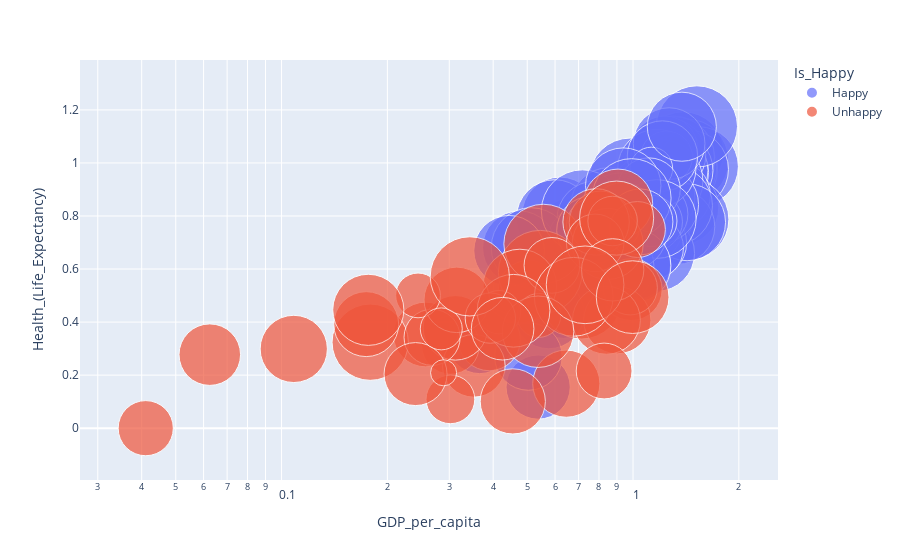

Write notebook code for a chart like this one.
### Markdown cell above
**Health and Gdp per capita in 2020**

### Code cell
year20=hp[hp['Year']==2020]

fig = px.scatter(year20, x="GDP_per_capita", y="Health_(Life_Expectancy)",
	         size="Freedom",color="Is_Happy",height=800,
                 hover_name='Country', log_x=True, size_max=60)
fig.show()

### Figure 1 — Plotly figure (JSON) as saved in the notebook; plotly's stock layout.template omitted (floating-point values rounded to 4 significant figures)
{"data": [{"hovertemplate": "<b>%{hovertext}</b><br><br>Is_Happy=Happy<br>GDP_per_capita=%{x}<br>Health_(Life_Expectancy)=%{y}<br>Freedom=%{marker.size}<extra></extra>", "hovertext": ["Finland", "Denmark", "Switzerland", "Iceland", "Norway", "Netherlands", "Sweden", "New Zealand", "Austria", "Luxembourg", "Canada", "Australia", "United Kingdom", "Israel", "Costa Rica", "Ireland", "Germany", "United States", "Czech Republic", "Belgium", "United Arab Emirates", "Malta", "France", "Mexico", "Taiwan Province of China", "Uruguay", "Saudi Arabia", "Spain", "Guatemala", "Italy", "Singapore", "Brazil", "Slovenia", "El Salvador", "Kosovo", "Panama", "Slovakia", "Uzbekistan", "Chile", "Bahrain", "Lithuania", "Trinidad and Tobago", "Poland", "Colombia", "Cyprus", "Nicaragua", "Romania", "Kuwait", "Mauritius", "Kazakhstan", "Estonia", "Philippines", "Hungary", "Thailand", "Argentina", "Honduras", "Latvia", "Ecuador", "Portugal", "Jamaica", "South Korea", "Japan", "Peru", "Serbia", "Bolivia", "Pakistan", "Paraguay", "Dominican Republic", "Bosnia and Herzegovina", "Moldova", "Tajikistan", "Montenegro", "Russia", "Kyrgyzstan", "Belarus", "North Cyprus", "Greece", "Hong Kong S.A.R. of China", "Croatia", "Libya", "Mongolia", "Malaysia", "Vietnam", "Indonesia", "Ivory Coast", "Benin", "Maldives", "Congo (Brazzaville)", "Azerbaijan", "Macedonia", "Ghana", "Nepal", "Turkey", "China", "Turkmenistan", "Bulgaria", "Morocco", "Cameroon", "Venezuela", "Algeria"], "legendgroup": "Happy", "marker": {"color": "#636efa", "size": [0.6623, 0.665, 0.629, 0.662, 0.6702, 0.6136, 0.6503, 0.6468, 0.6034, 0.6101, 0.644, 0.6219, 0.5252, 0.4207, 0.645, 0.5878, 0.5643, 0.5346, 0.5057, 0.4998, 0.6529, 0.6332, 0.5141, 0.5539, 0.4494, 0.5943, 0.5485, 0.426, 0.6131, 0.3213, 0.6353, 0.4833, 0.6467, 0.524, 0.5573, 0.5798, 0.4235, 0.6933, 0.4175, 0.6104, 0.4205, 0.5529, 0.5579, 0.5269, 0.4594, 0.5601, 0.5349, 0.5703, 0.5908, 0.4974, 0.5767, 0.6219, 0.3864, 0.6094, 0.5208, 0.5681, 0.3292, 0.5552, 0.5899, 0.5531, 0.2594, 0.4955, 0.5132, 0.3954, 0.5745, 0.4054, 0.5865, 0.5629, 0.3054, 0.3896, 0.5211, 0.3032, 0.3995, 0.6146, 0.2908, 0.4779, 0.1735, 0.4594, 0.3815, 0.4514, 0.3557, 0.5969, 0.6508, 0.5682, 0.3971, 0.4058, 0.5482, 0.3865, 0.4677, 0.4102, 0.4773, 0.4806, 0.2544, 0.6016, 0.5152, 0.4178, 0.4501, 0.4392, 0.2717, 0.08394], "sizemode": "area", "sizeref": 0.0001926, "symbol": "circle"}, "mode": "markers", "name": "Happy", "orientation": "v", "showlegend": true, "type": "scatter", "x": [1.285, 1.327, 1.391, 1.327, 1.424, 1.339, 1.322, 1.242, 1.317, 1.537, 1.302, 1.31, 1.273, 1.216, 0.9811, 1.447, 1.314, 1.374, 1.212, 1.296, 1.431, 1.253, 1.268, 1.024, 1.327, 1.071, 1.334, 1.231, 0.7538, 1.236, 1.52, 0.9527, 1.209, 0.7489, 0.8405, 1.098, 1.195, 0.6967, 1.097, 1.297, 1.194, 1.168, 1.169, 0.9322, 1.213, 0.62, 1.12, 1.425, 1.074, 1.123, 1.192, 0.7751, 1.164, 1.007, 1.028, 0.5988, 1.141, 0.8534, 1.169, 0.7791, 1.245, 1.267, 0.9185, 0.9882, 0.731, 0.6168, 0.898, 0.9832, 0.9184, 0.7079, 0.4749, 1.01, 1.127, 0.5132, 1.019, 1.213, 1.128, 1.377, 1.109, 1.022, 0.9049, 1.168, 0.7181, 0.8917, 0.5371, 0.3662, 0.9379, 0.6336, 0.9903, 0.9354, 0.5759, 0.4441, 1.127, 0.9905, 1.009, 1.047, 0.7586, 0.504, 0.7702, 0.9439], "xaxis": "x", "y": [0.9613, 0.9793, 1.041, 1.001, 1.008, 0.9757, 0.9865, 1.008, 1.001, 0.9864, 1.023, 1.023, 0.9757, 1.008, 0.9396, 0.9757, 0.9721, 0.8316, 0.8946, 0.9649, 0.7878, 0.972, 1.03, 0.8316, 0.8784, 0.8569, 0.7598, 1.051, 0.706, 1.023, 1.138, 0.7661, 0.9325, 0.7527, 0.6727, 0.8785, 0.8535, 0.7167, 0.8893, 0.8388, 0.7954, 0.6588, 0.868, 0.81, 1.026, 0.8031, 0.7923, 0.7765, 0.7634, 0.6988, 0.8426, 0.6022, 0.8068, 0.7939, 0.8498, 0.792, 0.7779, 0.8388, 0.9793, 0.7884, 1.023, 1.073, 0.8244, 0.8284, 0.6624, 0.4699, 0.7359, 0.7419, 0.8139, 0.7133, 0.6806, 0.839, 0.6804, 0.6806, 0.7526, 1.026, 0.9794, 1.137, 0.9006, 0.6156, 0.6158, 0.7885, 0.8191, 0.6104, 0.1549, 0.3281, 0.9144, 0.4581, 0.7311, 0.803, 0.4322, 0.6689, 0.7813, 0.8672, 0.6124, 0.7778, 0.7451, 0.2702, 0.767, 0.7454], "yaxis": "y"}, {"hovertemplate": "<b>%{hovertext}</b><br><br>Is_Happy=Unhappy<br>GDP_per_capita=%{x}<br>Health_(Life_Expectancy)=%{y}<br>Freedom=%{marker.size}<extra></extra>", "hovertext": ["Senegal", "Guinea", "Niger", "Laos", "Albania", "Cambodia", "Bangladesh", "Gabon", "South Africa", "Iraq", "Lebanon", "Burkina Faso", "Gambia", "Mali", "Nigeria", "Armenia", "Georgia", "Iran", "Jordan", "Mozambique", "Kenya", "Namibia", "Ukraine", "Liberia", "Palestinian Territories", "Uganda", "Chad", "Tunisia", "Mauritania", "Sri Lanka", "Congo (Kinshasa)", "Swaziland", "Myanmar", "Comoros", "Togo", "Ethiopia", "Madagascar", "Egypt", "Sierra Leone", "Burundi", "Zambia", "Haiti", "Lesotho", "India", "Malawi", "Yemen", "Botswana", "Tanzania", "Central African Republic", "Rwanda", "Zimbabwe", "South Sudan", "Afghanistan"], "legendgroup": "Unhappy", "marker": {"color": "#EF553B", "size": [0.3524, 0.3719, 0.4353, 0.612, 0.4619, 0.6749, 0.6041, 0.3695, 0.4348, 0.2836, 0.1855, 0.3224, 0.4034, 0.3775, 0.4351, 0.3781, 0.4855, 0.3012, 0.4249, 0.5608, 0.5192, 0.4446, 0.3194, 0.4059, 0.2987, 0.4017, 0.2286, 0.2359, 0.1857, 0.5286, 0.3646, 0.2999, 0.5975, 0.181, 0.3035, 0.4126, 0.193, 0.3737, 0.382, 0.2754, 0.4913, 0.1693, 0.4094, 0.5811, 0.4874, 0.2437, 0.5091, 0.5093, 0.2928, 0.6041, 0.3774, 0.06561, 0], "sizemode": "area", "sizeref": 0.0001926, "symbol": "circle"}, "mode": "markers", "name": "Unhappy", "orientation": "v", "showlegend": true, "type": "scatter", "x": [0.5041, 0.39, 0.1083, 0.7147, 0.9067, 0.5446, 0.5562, 0.988, 0.9021, 0.982, 0.8892, 0.3025, 0.257, 0.3525, 0.6459, 0.8083, 0.8472, 1.029, 0.7852, 0.1787, 0.4764, 0.8401, 0.7804, 0.1741, 0.5878, 0.3123, 0.3023, 0.8747, 0.5397, 0.898, 0.06249, 0.8275, 0.6781, 0.4156, 0.2681, 0.3151, 0.2446, 0.8752, 0.2406, 0, 0.5368, 0.2847, 0.4549, 0.7306, 0.1765, 0.3927, 0.9975, 0.4572, 0.04107, 0.3432, 0.4256, 0.2891, 0.3007], "xaxis": "x", "y": [0.5184, 0.3337, 0.2988, 0.4864, 0.8463, 0.5879, 0.6949, 0.5226, 0.407, 0.5294, 0.7887, 0.3128, 0.3532, 0.235, 0.1678, 0.7759, 0.6947, 0.7491, 0.7776, 0.3242, 0.5363, 0.4069, 0.6987, 0.3923, 0.6138, 0.3783, 0.1087, 0.7812, 0.4252, 0.792, 0.2772, 0.2156, 0.4954, 0.4374, 0.3427, 0.4838, 0.5006, 0.5969, 0.204, 0.2952, 0.3636, 0.3744, 0.1009, 0.5406, 0.4462, 0.415, 0.4941, 0.4427, 0, 0.5724, 0.375, 0.2088, 0.2661], "yaxis": "y"}], "layout": {"autosize": true, "legend": {"itemsizing": "constant", "title": {"text": "Is_Happy"}, "tracegroupgap": 0}, "margin": {"t": 60}, "xaxis": {"anchor": "y", "autorange": true, "domain": [0, 1], "range": [-1.539, 0.3645], "title": {"text": "GDP_per_capita"}, "type": "log"}, "yaxis": {"anchor": "x", "autorange": true, "domain": [0, 1], "range": [-0.1403, 1.31], "title": {"text": "Health_(Life_Expectancy)"}, "type": "linear"}}}
